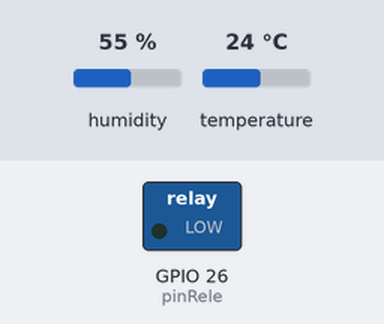
A sketch run on a simulated ESP32. Parts: switched loads named in the sketch (green lamp = pin HIGH). The test bench sets the inputs (shaded band); at power-on: temperature 24 °C, humidity 55 %. What the sketch prints to the serial monitor is not drawn.

Above: at 2.8 s.
2.9 s: temperature set to 26 °C
At 4.9 s:
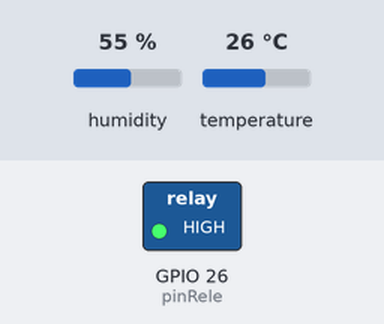
5.6 s: temperature set to 12 °C
At 7.3 s:
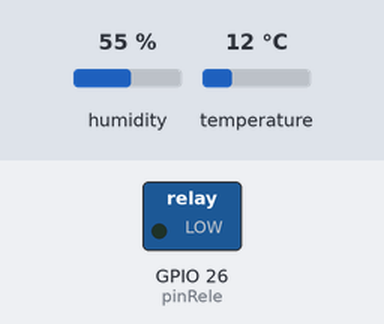
8.3 s: temperature set to 28 °C
At 10.9 s:
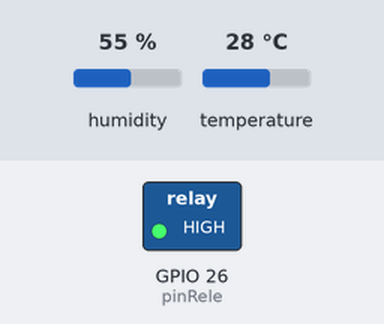
Timing chart, 0 to 12.4 s (numbered marks = the images above; inputs shaded):
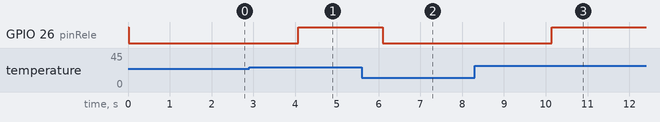

The sketch:

VENTILADOR_Y_DHT11.ino
```cpp
#include "DHT.h"

// -----------------------------
// CONFIGURACIÓN DEL DHT11
// -----------------------------
#define DHTPIN 25       // Pin de datos del DHT11 (cámbialo según tu conexión)
#define DHTTYPE DHT11  // Tipo de sensor
DHT dht(DHTPIN, DHTTYPE);

// -----------------------------
// CONFIGURACIÓN DEL RELÉ
// -----------------------------
int pinRele = 26;   // Pin del ESP32 conectado al IN del módulo relé

void setup() {
  Serial.begin(115200);
  dht.begin();

  pinMode(pinRele, OUTPUT);

  // Relé inicialmente apagado
  digitalWrite(pinRele, HIGH); // Asumiendo relé activo en LOW
}

void loop() {
  // Leer temperatura y humedad
  float temp = dht.readTemperature();
  float hum = dht.readHumidity();

  // Verificar que la lectura es válida
  if (isnan(temp) || isnan(hum)) {
    Serial.println("❌ Error al leer el DHT11");
    return;
  }

  Serial.print("🌡 Temperatura: ");
  Serial.print(temp);
  Serial.print(" °C  |  💧 Humedad: ");
  Serial.print(hum);
  Serial.println(" %");

  // Control del ventilador según la temperatura
  if (temp > 24 ) {
    digitalWrite(pinRele, HIGH);   // Encender ventilador
    Serial.println("💨 Ventilador ENCENDIDO");
  } else {
    digitalWrite(pinRele, LOW);  // Apagar ventilador
    Serial.println("🛑 Ventilador APAGADO");
  }

  delay(2000); // Leer cada 2 segundos
}
```

Measured:
- the behaviour switches between 24 and 25 °C on temperature (found by bisection; images 0 and 1)
- after the input at 2.9 s, GPIO 26 (pinRele): LOW → HIGH after 1.2 s
- after the input at 5.6 s, GPIO 26 (pinRele): HIGH → LOW after 0.50 s
- after the input at 8.3 s, GPIO 26 (pinRele): LOW → HIGH after 1.8 s
